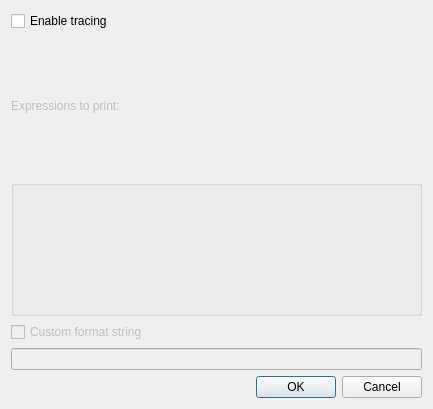
<ui version="4.0" >
 <class>DebuggerTracingDialog</class>
 <widget class="QDialog" name="DebuggerTracingDialog" >
  <property name="geometry" >
   <rect>
    <x>0</x>
    <y>0</y>
    <width>433</width>
    <height>409</height>
   </rect>
  </property>
  <property name="windowTitle" >
   <string>Tracing Configuration</string>
  </property>
  <layout class="QGridLayout" >
   <item row="0" column="0" colspan="3" >
    <widget class="QCheckBox" name="enable" >
     <property name="whatsThis" >
      <string>&lt;b>Enable tracing&lt;/b>
&lt;p>Tracing is a mechanism to automatically print values of the choosed expressions and continue execution when breakpoint is hit. You can think of it as printf debugging that does not require modifying the source.&lt;/p></string>
     </property>
     <property name="text" >
      <string>Enable tracing</string>
     </property>
    </widget>
   </item>
   <item row="5" column="2" >
    <widget class="QPushButton" name="cancelButton" >
     <property name="text" >
      <string>Cancel</string>
     </property>
    </widget>
   </item>
   <item row="3" column="0" >
    <widget class="QCheckBox" name="enableCustomFormat" >
     <property name="enabled" >
      <bool>false</bool>
     </property>
     <property name="text" >
      <string>Custom format string</string>
     </property>
    </widget>
   </item>
   <item row="5" column="1" >
    <widget class="QPushButton" name="okButton" >
     <property name="text" >
      <string>OK</string>
     </property>
     <property name="default" >
      <bool>true</bool>
     </property>
    </widget>
   </item>
   <item row="5" column="0" >
    <spacer>
     <property name="orientation" >
      <enum>Qt::Horizontal</enum>
     </property>
     <property name="sizeType" >
      <enum>QSizePolicy::Expanding</enum>
     </property>
     <property name="sizeHint" >
      <size>
       <width>40</width>
       <height>20</height>
      </size>
     </property>
    </spacer>
   </item>
   <item row="4" column="0" colspan="3" >
    <widget class="KLineEdit" name="customFormat" >
     <property name="enabled" >
      <bool>false</bool>
     </property>
     <property name="whatsThis" >
      <string>&lt;b>Custom format string&lt;/b>
&lt;p>Specify a C-style format string that will be used when printing the choosen expression. For example:
&lt;p align="center"> &lt;tt>Tracepoint 1: g = %d&lt;/tt>&lt;/p>
If custom format string is not enabled, names and values of all expressions will be printed, using "%d" as format specifier for all expressions.</string>
     </property>
    </widget>
   </item>
   <item row="2" column="0" colspan="3" >
    <widget class="KEditListBox" name="expressions" >
     <property name="enabled" >
      <bool>false</bool>
     </property>
     <property name="title" >
      <string/>
     </property>
    </widget>
   </item>
   <item row="1" column="0" colspan="3" >
    <widget class="QLabel" name="expressionsLabel" >
     <property name="enabled" >
      <bool>false</bool>
     </property>
     <property name="text" >
      <string>Expressions to print:</string>
     </property>
     <property name="wordWrap" >
      <bool>false</bool>
     </property>
    </widget>
   </item>
  </layout>
 </widget>
 <layoutdefault spacing="6" margin="11" />
 <pixmapfunction>qPixmapFromMimeSource</pixmapfunction>
 <customwidgets>
  <customwidget>
   <class>KEditListBox</class>
   <extends>QGroupBox</extends>
   <header>keditlistbox.h</header>
  </customwidget>
  <customwidget>
   <class>KLineEdit</class>
   <extends>QLineEdit</extends>
   <header>klineedit.h</header>
  </customwidget>
 </customwidgets>
 <includes>
  <include location="local" >keditlistbox.h</include>
  <include location="local" >klineedit.h</include>
 </includes>
 <resources/>
 <connections>
  <connection>
   <sender>okButton</sender>
   <signal>clicked()</signal>
   <receiver>DebuggerTracingDialog</receiver>
   <slot>accept()</slot>
   <hints>
    <hint type="sourcelabel" >
     <x>20</x>
     <y>20</y>
    </hint>
    <hint type="destinationlabel" >
     <x>20</x>
     <y>20</y>
    </hint>
   </hints>
  </connection>
  <connection>
   <sender>cancelButton</sender>
   <signal>clicked()</signal>
   <receiver>DebuggerTracingDialog</receiver>
   <slot>reject()</slot>
   <hints>
    <hint type="sourcelabel" >
     <x>20</x>
     <y>20</y>
    </hint>
    <hint type="destinationlabel" >
     <x>20</x>
     <y>20</y>
    </hint>
   </hints>
  </connection>
 </connections>
</ui>
